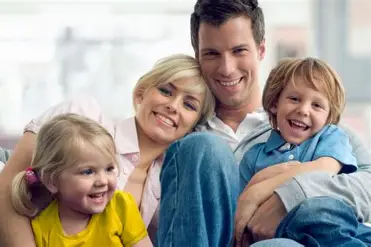
#> input picture Hoc_OpenCV/Chuong_8/family2.jpg, 371 x 247 px, given in place of the camera
$ python 8.2.py
#> lines starting #> are read from the running program, lines starting #| are printed output that depends on the picture; after the words box and inside, x2 and y2 are one past the last pixel; in counts of white or black regions, pixels touching at a corner belong together
import cv2 as cv
import numpy as np
import time

path=cv.data.haarcascades + "haarcascade_frontalface_default.xml"
face_detector=cv.CascadeClassifier(path)
# CẢI TIẾN: Kiểm tra xem bộ phân loại có được tải thành công không
if face_detector.empty():
    print("Lỗi: Không thể tải file cascade của bộ nhận diện khuôn mặt.")
    exit()

# CẢI TIẾN: Biến hàm `detect` thành một hàm độc lập, dễ tái sử dụng.
# Nó nhận một khung hình (frame) làm đầu vào và trả về các hình chữ nhật đã phát hiện.
def detect_faces(img):
    rects=face_detector.detectMultiScale(img,
    scaleFactor=1.1,
    minNeighbors=5,
    minSize=(30,30),
    flags=cv.CASCADE_SCALE_IMAGE)
    return rects

cap=cv.VideoCapture(0)
# CẢI TIẾN: Kiểm tra xem camera có mở được không
if not cap.isOpened():
    print("Lỗi: Không thể mở camera.")
    exit()

M=np.float32([[0.5,0,0],[0,0.5,0]])
size=(640,360)

t0=time.time()
while True:
    # Đọc từng khung hình
    ret,frame=cap.read()
#> frame is the input picture: shape (247, 371, 3); mean B, G, R 151.6, 158.1, 163.6
    # LỖI CHÍNH: Thiếu kiểm tra `ret`. Nếu không đọc được frame, chương trình sẽ sập.
    # SỬA LỖI: Thêm đoạn kiểm tra này để thoát một cách an toàn.
    if not ret:
        print("Không thể nhận khung hình (kết thúc stream?). Đang thoát...")
        break

    gray=cv.cvtColor(frame,cv.COLOR_BGR2GRAY)
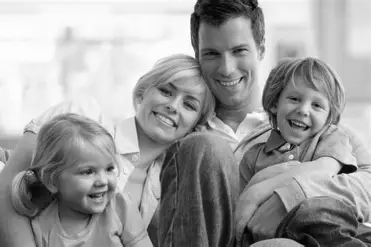
#> gray: shape (247, 371); min 1, max 255, mean 159
    gray_s=cv.warpAffine(gray,M,size)
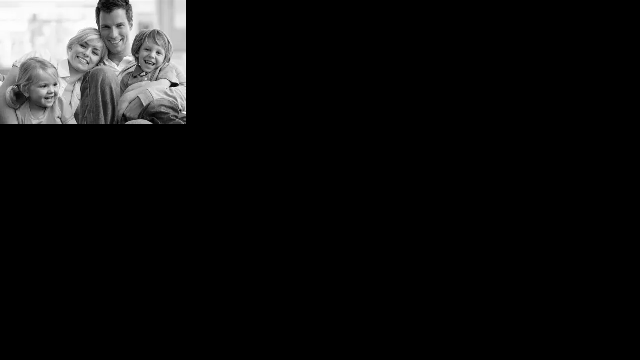
#> gray_s: shape (360, 640); min 0, max 255, mean 15.9

    # Vẽ các hình chữ nhật lên khung hình đã thu nhỏ
    face_rects = detect_faces(gray_s)
#> in detect_faces, `rects=face_detector.detectMultiScale(img, scaleFactor=1.1, minNeighbor..`: rects = [[93, 11, 40, 40]]
#> face_rects = [[93, 11, 40, 40]]
    for rect in face_rects:
        cv.rectangle(gray_s,rect,255,2)
#> this loop made 1 pass
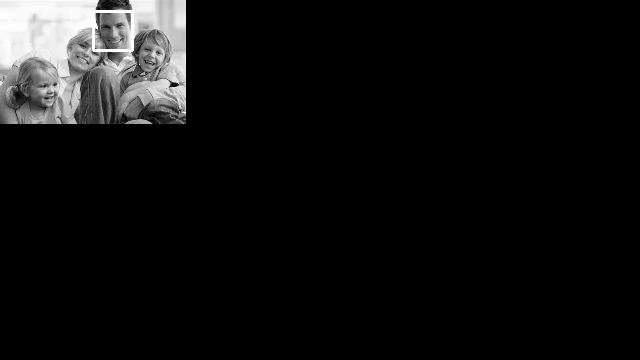
#> gray_s: shape (360, 640); 0.2% of pixels changed, all inside (x1, y1, x2, y2) = (92, 10, 134, 52)

    cv.imshow('window',gray_s)
    t = time.time()
    # CẢI TIẾN: Hiển thị FPS (khung hình/giây) là một chỉ số trực quan hơn
    fps = 1 / (t - t0)
    cv.setWindowTitle('window', f'FPS: {fps:.2f}')
    t0 = t
    if cv.waitKey(1) & 0xFF == ord('q'):
#> (key q is pressed here)
        break
cap.release()
cv.destroyAllWindows()
